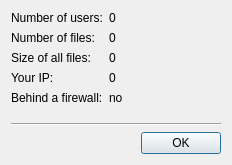
<ui version="4.0" >
 <class>QAjNetworkDialog</class>
 <widget class="QDialog" name="QAjNetworkDialog" >
  <property name="geometry" >
   <rect>
    <x>0</x>
    <y>0</y>
    <width>232</width>
    <height>165</height>
   </rect>
  </property>
  <property name="windowTitle" >
   <string>Network Info</string>
  </property>
  <layout class="QVBoxLayout" name="verticalLayout" >
   <item>
    <layout class="QFormLayout" name="formLayout" >
     <item row="0" column="0" >
      <widget class="QLabel" name="label" >
       <property name="text" >
        <string>Number of users:</string>
       </property>
      </widget>
     </item>
     <item row="0" column="1" >
      <widget class="QLabel" name="usersLabel" >
       <property name="text" >
        <string>0</string>
       </property>
      </widget>
     </item>
     <item row="1" column="0" >
      <widget class="QLabel" name="label_2" >
       <property name="text" >
        <string>Number of files:</string>
       </property>
      </widget>
     </item>
     <item row="1" column="1" >
      <widget class="QLabel" name="filesLabel" >
       <property name="text" >
        <string>0</string>
       </property>
      </widget>
     </item>
     <item row="2" column="0" >
      <widget class="QLabel" name="label_3" >
       <property name="text" >
        <string>Size of all files:</string>
       </property>
      </widget>
     </item>
     <item row="2" column="1" >
      <widget class="QLabel" name="sizeLabel" >
       <property name="text" >
        <string>0</string>
       </property>
      </widget>
     </item>
     <item row="3" column="0" >
      <widget class="QLabel" name="label_4" >
       <property name="text" >
        <string>Your IP:</string>
       </property>
      </widget>
     </item>
     <item row="3" column="1" >
      <widget class="QLabel" name="ipLabel" >
       <property name="sizePolicy" >
        <sizepolicy vsizetype="Preferred" hsizetype="Maximum" >
         <horstretch>0</horstretch>
         <verstretch>0</verstretch>
        </sizepolicy>
       </property>
       <property name="text" >
        <string>0</string>
       </property>
      </widget>
     </item>
     <item row="4" column="0" >
      <widget class="QLabel" name="label_5" >
       <property name="text" >
        <string>Behind a firewall:</string>
       </property>
      </widget>
     </item>
     <item row="4" column="1" >
      <widget class="QLabel" name="firewalledLabel" >
       <property name="text" >
        <string>no</string>
       </property>
      </widget>
     </item>
    </layout>
   </item>
   <item>
    <widget class="Line" name="line" >
     <property name="orientation" >
      <enum>Qt::Horizontal</enum>
     </property>
    </widget>
   </item>
   <item>
    <widget class="QDialogButtonBox" name="buttonBox" >
     <property name="orientation" >
      <enum>Qt::Horizontal</enum>
     </property>
     <property name="standardButtons" >
      <set>QDialogButtonBox::Ok</set>
     </property>
    </widget>
   </item>
  </layout>
 </widget>
 <resources/>
 <connections>
  <connection>
   <sender>buttonBox</sender>
   <signal>accepted()</signal>
   <receiver>QAjNetworkDialog</receiver>
   <slot>accept()</slot>
   <hints>
    <hint type="sourcelabel" >
     <x>248</x>
     <y>254</y>
    </hint>
    <hint type="destinationlabel" >
     <x>157</x>
     <y>274</y>
    </hint>
   </hints>
  </connection>
  <connection>
   <sender>buttonBox</sender>
   <signal>rejected()</signal>
   <receiver>QAjNetworkDialog</receiver>
   <slot>reject()</slot>
   <hints>
    <hint type="sourcelabel" >
     <x>316</x>
     <y>260</y>
    </hint>
    <hint type="destinationlabel" >
     <x>286</x>
     <y>274</y>
    </hint>
   </hints>
  </connection>
 </connections>
</ui>
